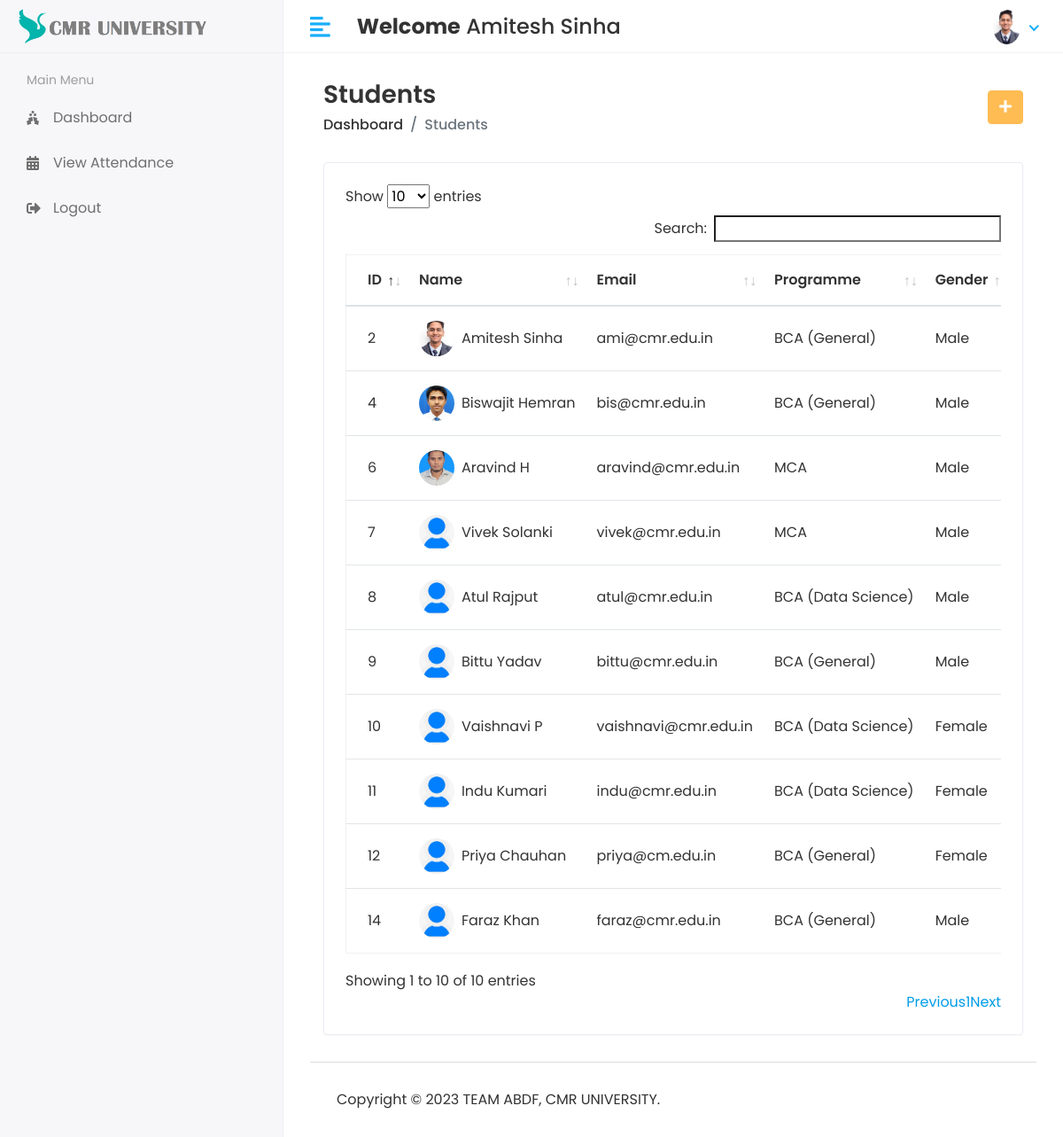
Screenshot of /Hod/Student/View (signed in) with the database file from the repository.
### app/models.py (models this page shows, shortened)
class CustomUser(AbstractUser):
    USER =(
        (1,'HOD'),
        (2,'STAFF'),
        (3,'STUDENT'),
    )
    user_type = models.CharField(choices=USER,max_length=50,default=1)
    profile_pic = models.ImageField(upload_to='media/profile_pic')

class Student(models.Model):
    admin = models.OneToOneField(CustomUser,on_delete=models.CASCADE)
    address = models.TextField()
    gender = models.CharField(max_length=100)
    course_id = models.ForeignKey(Course,on_delete=models.DO_NOTHING)
    session_year_id = models.ForeignKey(Session_Year,on_delete=models.DO_NOTHING)
    created_at = models.DateTimeField(auto_now_add=True)
    updated_at = models.DateTimeField(auto_now=True)

class Course(models.Model):
    name = models.CharField(max_length=100)
    created_at = models.DateTimeField(auto_now_add=True)
    updated_at = models.DateTimeField(auto_now=True)

### CMR_Attendance_Module/Hod_Views.py (the view)
# urls.py: path('Hod/Student/View',Hod_Views.VIEW_STUDENT,name='view_student'),
@login_required(login_url='/')
def VIEW_STUDENT(request):
    student = Student.objects.all()
    context = {
        'student' : student,
    }
    return render(request, 'Hod/view_student.html',context)

### templates/Hod/view_student.html (shortened to what this page needs)
{% extends 'base.html' %}
{% block content %}
{% load static %}
<div class="content container-fluid">
    <div class="page-header">
       <div class="row align-items-center">
          <div class="col">
             <h3 class="page-title">Students</h3>
             <ul class="breadcrumb">
                <li class="breadcrumb-item"><a href="index.html">Dashboard</a></li>
                <li class="breadcrumb-item active">Students</li>
             </ul>
          </div>
          <div class="col-auto text-right float-right ml-auto">
             <a href="{% url 'add_student' %}" class="btn btn-primary"><i class="fas fa-plus"></i></a>
          </div>
       </div>
    </div>
    <div class="row">
       <div class="col-sm-12">
          <div class="card card-table">
             <div class="card-body">
                <div class="table-responsive">
                   <table id="table_id" class="table table-hover table-center mb-0">
                      <thead>
                         <tr>
                            <th>ID</th>
                            <th>Name</th>
                            <th>Email</th>
                            <th>Programme</th>
                            <th>Gender</th>
                         </tr>
                      </thead>
                      <tbody>
                            {% for i in student %}
                         <tr>
                            <td>{{i.id}}</td>
                            <td>
                               <h2 class="table-avatar">
                                 {% if i.admin.profile_pic == ""  %}
                                 <a href="#" class="avatar avatar-sm mr-2"><img class="avatar-img rounded-circle" src="{% static 'assets/img/def_user.jpeg' %}" alt="User Image"></a>
                                 {% else %}
                                  <a href="#" class="avatar avatar-sm mr-2"><img class="avatar-img rounded-circle" src="/{{i.admin.profile_pic}}" alt="User Image"></a>
                                 {% endif %}
                                  <a href="#">{{i.admin.first_name}} {{i.admin.last_name}}</a>
                               </h2>
                            </td>
                            <td>{{i.admin.email}}</td>
                            <td>{{i.course_id.name}}</td>
                            <td>{{i.gender}}</td>
                         </tr>
                        {% endfor %}
                      </tbody>
                   </table>
                </div>
             </div>
          </div>
       </div>
    </div>
 </div>
{% endblock %}

### templates/base.html (shortened to what this page needs)
<!DOCTYPE html>
<html lang="en">
{% load static %}
   <head>
      <link rel="stylesheet" href="{% static 'assets/plugins/bootstrap/css/bootstrap.min.css' %}">
      <link rel="stylesheet" href="{% static 'assets/plugins/fontawesome/css/fontawesome.min.css' %}">
      <link rel="stylesheet" href="{% static 'assets/plugins/fontawesome/css/all.min.css' %}">
      <link rel="stylesheet" href="{% static 'assets/css/style.css' %}">
       <link rel="stylesheet" href="{% static 'assets/plugins/datatables/datatables.min.css' %}">
   </head>
   <body>
<div class="main-wrapper">
       {% include 'includes/header.html' %}
         {% include 'includes/sidebar.html' %}
<div class="page-wrapper">
     <div class="content container-fluid">
         {% block content %}
         {% endblock %}
          {% include 'includes/footer.html' %}
         </div>
</div>
   </body>
</html>

### templates/includes/header.html (shortened to what this page needs)
{% load static %}
<div class="header">
    <div class="header-left">
       <a href="index.html" class="logo">
       <img src="{% static 'assets/img/logocmr09.png' %}" alt="Logo">
       </a>
    </div>
    <a href="javascript:void(0);" id="toggle_btn">
    <i class="fas fa-align-left"></i>
    </a>
    <div class="top-nav-search mt-3">
       <h4><strong>Welcome</strong><span> {{user.first_name}} {{user.last_name}}</span></h4>
    </div>
    <ul class="nav user-menu">
       <li class="nav-item dropdown has-arrow">
          <a href="#" class="dropdown-toggle nav-link" data-toggle="dropdown">
            {% if user.profile_pic == ""  %}
                     <span class="user-img"><img class="rounded-circle" src="{% static 'assets/img/def_user.jpeg' %}" width="31" alt="Ryan Taylor"></span>
            {% else %}
                     <span class="user-img"><img class="rounded-circle" src="/{{user.profile_pic}}" width="31" alt="Ryan Taylor"></span>
            {% endif %}
          </a>
       </li>
    </ul>
 </div>

### templates/includes/sidebar.html (shortened to what this page needs)
{% load active_link_tags %}
<div class="sidebar" id="sidebar">
    <div class="sidebar-inner slimscroll">
       <div id="sidebar-menu" class="sidebar-menu">
{% if user.user_type == '1' %}
          <ul>
             <li class="menu-title">
                <span>Main Menu</span>
             </li>
             <li class="{% active_link 'hod_home' 'active' %}">
               <a href="{% url 'hod_home' %}"><i class="fas fa-holly-berry"></i> <span>Dashboard</span></a>
            </li>
             <li class="submenu {% active_link 'add_student' 'active' %} {% active_link 'view_student' 'active' %}">
                <a href="#"><i class="fas fa-user-graduate"></i> <span> Students</span> <span class="menu-arrow"></span></a>
                <ul>
                   <li><a href="{% url 'add_student' %}">Add Student </a></li>
                   <li><a href="{% url 'view_student' %}">View Student </a></li>
                </ul>
             </li>
             <li class="submenu  {% active_link 'view_staff' 'active' %}">
                <a href="#"><i class="fas fa-chalkboard-teacher"></i> <span> Teachers</span> <span class="menu-arrow"></span></a>
                <ul>
                   <li><a href="{% url 'view_staff' %}">View Staff</a></li>
                </ul>
             </li>
             <li class="{% active_link 'view_attendance' 'active' %}">
               <a href="{% url 'view_attendance' %}"><i class="fa fa-calendar"></i> <span>View Attendance</span></a>
            </li>
            <li>
               <a href="{% url 'logout' %}"><i class="fas fa-sign-out-alt"></i> <span>Logout</span></a>
            </li>
          </ul>
{%else%}
<ul>
   <li class="menu-title">
      <span>Main Menu</span>
   </li>
   <li class="{% active_link 'student_home' 'active' %}">
     <a href="{% url 'student_home' %}"><i class="fas fa-holly-berry"></i> <span>Dashboard</span></a>
  </li>
  <li class="{% active_link 'student_view_attendance' 'active' %}">
   <a href="{% url 'student_view_attendance' %}"><i class="fas fa-calendar-alt"></i> <span>View Attendance</span></a>
</li>
<li>
   <a href="{% url 'logout' %}"><i class="fas fa-sign-out-alt"></i> <span>Logout</span></a>
</li>
</ul>
{% endif %}
       </div>
    </div>
 </div>

### templates/includes/footer.html
<footer>
    <p>Copyright © 2023 TEAM ABDF, CMR UNIVERSITY.</p>
</footer>

### rows the page displays
CustomUser: first_name "Amitesh", last_name "Sinha", profile_pic (picture)
Student: id "2", admin.profile_pic (picture), admin.first_name "Amitesh", admin.last_name "Sinha", admin.email "ami@cmr.edu.in", course_id.name "BCA (General)", gender "Male"
Student: id "4", admin.profile_pic (picture), admin.first_name "Biswajit", admin.last_name "Hemran", admin.email "bis@cmr.edu.in", course_id.name "BCA (General)", gender "Male"
Student: id "6", admin.profile_pic (picture), admin.first_name "Aravind", admin.last_name "H", admin.email "aravind@cmr.edu.in", course_id.name "MCA", gender "Male"
Student: id "7", admin.profile_pic (picture), admin.first_name "Vivek", admin.last_name "Solanki", admin.email "vivek@cmr.edu.in", course_id.name "MCA", gender "Male"
Student: id "8", admin.profile_pic (picture), admin.first_name "Atul", admin.last_name "Rajput", admin.email "atul@cmr.edu.in", course_id.name "BCA (Data Science)", gender "Male"
Student: id "9", admin.profile_pic (picture), admin.first_name "Bittu", admin.last_name "Yadav", admin.email "bittu@cmr.edu.in", course_id.name "BCA (General)", gender "Male"
Student: id "10", admin.first_name "Vaishnavi", admin.last_name "P", admin.email "vaishnavi@cmr.edu.in", course_id.name "BCA (Data Science)", gender "Female"
Student: id "11", admin.first_name "Indu", admin.last_name "Kumari", admin.email "indu@cmr.edu.in", course_id.name "BCA (Data Science)", gender "Female"
Student: id "12", admin.profile_pic (picture), admin.first_name "Priya", admin.last_name "Chauhan", admin.email "priya@cm.edu.in", course_id.name "BCA (General)", gender "Female"
Student: id "14", admin.first_name "Faraz", admin.last_name "Khan", admin.email "faraz@cmr.edu.in", course_id.name "BCA (General)", gender "Male"
